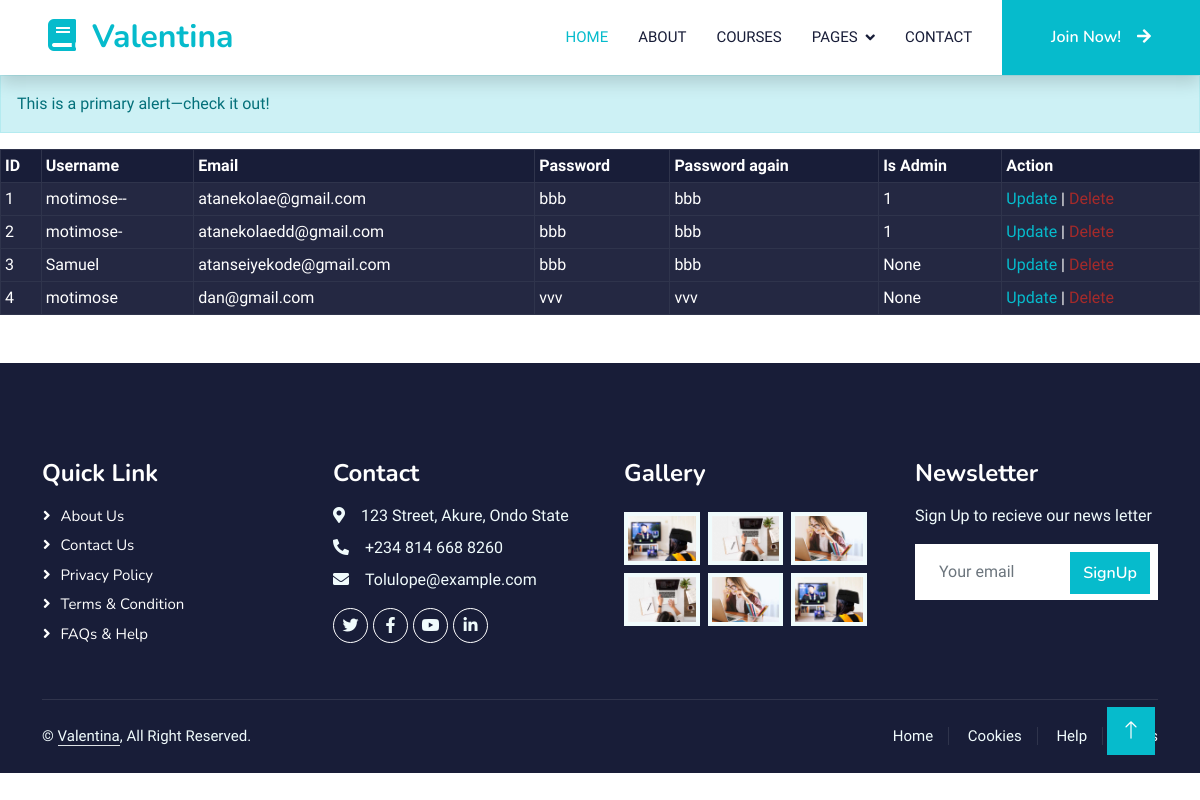
The page /regUsers on the database its author committed.
### app.py (models this page shows, shortened)
class SignUp(UserMixin, db.Model):
    __bind_key__ = 'SignUp'
    __tablename__ = 'SignUp'
    id = db.Column(db.Integer, primary_key=True)
    username = db.Column(db.String(80),  unique=True, nullable=False)
    email = db.Column(db.String(80), unique=True, nullable=False)
    password = db.Column(db.String(80), nullable=False)
    password_again = db.Column(db.String(80), nullable=False)
    is__admin = db.Column(db.String(3))

### app.py (the view)
@app.route('/regUsers')
def regUsers():
    users = SignUp.query.all()
    greet = 'Hello, there'
    return render_template('usersDB.html',  users=[users, greet])

### templates/usersDB.html
{% extends 'base.html' %}
{% block body %}
<div class="alert alert-primary" role="alert">
    This is a primary alert—check it out!
</div>
<table class="table table-striped table-dark table-hover table-sm table-bordered p-5">
    <thead>
        <tr>
            <th>ID</th>
            <th>Username</th>
            <th>Email</th>
            <th>Password</th>
            <th>Password again</th>
            <th>Is Admin</th>
            <th>Action</th>
        </tr>
    </thead>
    {% for user in users[0] %}
    <tbody>
        <tr>
            <td>{{user.id}}</td>
            <td>{{user.username}}</td>
            <td>{{user.email}}</td>
            <td>{{user.password}}</td>
            <td>{{user.password_again}}</td>
            <td>{{user.is__admin}}</td>
            <td><a href="#">Update</a> | <a href="" style="color: brown;">Delete</a></td>
        </tr>
    </tbody>
    {% endfor %}
</table>
{% endblock %}

### templates/base.html (shortened to what this page needs)
<!DOCTYPE html>
<html lang="en">
<head>
    <link rel="stylesheet" href="https://cdnjs.cloudflare.com/ajax/libs/font-awesome/5.10.0/css/all.min.css">
    <link rel="stylesheet" href="https://cdn.jsdelivr.net/npm/bootstrap-icons@1.4.1/font/bootstrap-icons.css">
    <link rel="stylesheet" href="{{ url_for('static', filename='lib/animate/animate.min.css') }}">
    <link rel="stylesheet" href="{{ url_for('static', filename='lib/owlcarousel/assets/owl.carousel.min.css') }}">
    <link rel="stylesheet" href="{{ url_for('static', filename='css/bootstrap.min.css') }}">
    <link rel="stylesheet" href="{{ url_for('static', filename='css/style.css') }}">
</head>
<body>
    <nav class="navbar navbar-expand-lg bg-white navbar-light shadow sticky-top p-0">
        <a href="index.html" class="navbar-brand d-flex align-items-center px-4 px-lg-5">
            <h2 class="m-0 text-primary"><i class="fa fa-book me-3"></i>Valentina</h2>
        </a>
        <div class="collapse navbar-collapse" id="navbarCollapse">
            <div class="navbar-nav ms-auto p-4 p-lg-0">
                <a href="{{ url_for('index') }}" class="nav-item nav-link active">Home</a>
                <a href="{{ url_for('about') }}" class="nav-item nav-link">About</a>
                <a href="{{ url_for('courses') }}" class="nav-item nav-link">Courses</a>
                <div class="nav-item dropdown">
                    <a href="#" class="nav-link dropdown-toggle" data-bs-toggle="dropdown">Pages</a>
                </div>
                <a href="{{ url_for('contact') }}" class="nav-item nav-link">Contact</a>
            </div>
            <a href="{{ url_for('signup') }}" class="btn btn-primary py-4 px-lg-5 d-none d-lg-block">Join Now!<i
                    class="fa fa-arrow-right ms-3"></i></a>
        </div>
    </nav>
    {% block body %}
    {% endblock %}
    <div class="container-fluid bg-dark text-light footer pt-5 mt-5 wow fadeIn" data-wow-delay="0.1s">
        <div class="container py-5">
            <div class="row g-5">
                <div class="col-lg-3 col-md-6">
                    <h4 class="text-white mb-3">Quick Link</h4>
                    <a class="btn btn-link" href="">About Us</a>
                    <a class="btn btn-link" href="">Contact Us</a>
                    <a class="btn btn-link" href="">Privacy Policy</a>
                    <a class="btn btn-link" href="">Terms & Condition</a>
                    <a class="btn btn-link" href="">FAQs & Help</a>
                </div>
                <div class="col-lg-3 col-md-6">
                    <h4 class="text-white mb-3">Contact</h4>
                    <p class="mb-2"><i class="fa fa-map-marker-alt me-3"></i>123 Street, Akure, Ondo State</p>
                    <p class="mb-2"><i class="fa fa-phone-alt me-3"></i>+234 814 668 8260</p>
                    <p class="mb-2"><i class="fa fa-envelope me-3"></i>Tolulope@example.com</p>
                    <div class="d-flex pt-2">
                        <a class="btn btn-outline-light btn-social" href=""><i class="fab fa-twitter"></i></a>
                        <a class="btn btn-outline-light btn-social" href=""><i class="fab fa-facebook-f"></i></a>
                        <a class="btn btn-outline-light btn-social" href=""><i class="fab fa-youtube"></i></a>
                        <a class="btn btn-outline-light btn-social" href=""><i class="fab fa-linkedin-in"></i></a>
                    </div>
                </div>
                <div class="col-lg-3 col-md-6">
                    <h4 class="text-white mb-3">Gallery</h4>
                    <div class="row g-2 pt-2">
                        <div class="col-4">
                            <img class="img-fluid bg-light p-1"
                                src="{{ url_for('static', filename='img/course-1.jpg') }}" alt="">
                        </div>
                        <div class="col-4">
                            <img class="img-fluid bg-light p-1"
                                src="{{ url_for('static', filename='img/course-2.jpg') }}" alt="">
                        </div>
                        <div class="col-4">
                            <img class="img-fluid bg-light p-1"
                                src="{{ url_for('static', filename='img/course-3.jpg') }}" alt="">
                        </div>
                        <div class="col-4">
                            <img class="img-fluid bg-light p-1"
                                src="{{ url_for('static', filename='img/course-2.jpg') }}" alt="">
                        </div>
                        <div class="col-4">
                            <img class="img-fluid bg-light p-1"
                                src="{{ url_for('static', filename='img/course-3.jpg') }}" alt="">
                        </div>
                        <div class="col-4">
                            <img class="img-fluid bg-light p-1"
                                src="{{ url_for('static', filename='img/course-1.jpg') }}" alt="">
                        </div>
                    </div>
                </div>
                <div class="col-lg-3 col-md-6">
                    <h4 class="text-white mb-3">Newsletter</h4>
                    <p>Sign Up to recieve our news letter</p>
                    <div class="position-relative mx-auto" style="max-width: 400px;">
                        <input class="form-control border-0 w-100 py-3 ps-4 pe-5" type="text" placeholder="Your email">
                        <button type="button"
                            class="btn btn-primary py-2 position-absolute top-0 end-0 mt-2 me-2">SignUp</button>
                    </div>
                </div>
            </div>
        </div>
        <div class="container">
            <div class="copyright">
                <div class="row">
                    <div class="col-md-6 text-center text-md-start mb-3 mb-md-0">
                        &copy; <a class="border-bottom" href="#">Valentina</a>, All Right Reserved.
                    </div>
                    <div class="col-md-6 text-center text-md-end">
                        <div class="footer-menu">
                            <a href="">Home</a>
                            <a href="">Cookies</a>
                            <a href="">Help</a>
                            <a href="">FQAs</a>
                        </div>
                    </div>
                </div>
            </div>
        </div>
    </div>
    <a href="#" class="btn btn-lg btn-primary btn-lg-square back-to-top"><i class="bi bi-arrow-up"></i></a>
</body>
</html>

### static/css/style.css (style rules this page uses)
:root { --primary: #06BBCC; --light: #F0FBFC; --dark: #181d38; }
.back-to-top { position: fixed; display: none; right: 45px; bottom: 45px; z-index: 99; }
.btn { font-family: 'Nunito', sans-serif; font-weight: 600; transition: .5s; }
.btn.btn-primary, .btn.btn-secondary { color: #FFFFFF; }
.btn-lg-square { width: 48px; height: 48px; }
.btn-square, .btn-sm-square, .btn-lg-square { padding: 0; display: flex; align-items: center; justify-content: center; font-weight: normal; border-radius: 0px; }
.navbar .dropdown-toggle::after { border: none; content: "\f107"; font-family: "Font Awesome 5 Free"; font-weight: 900; vertical-align: middle; margin-left: 8px; }
.navbar-light .navbar-nav .nav-link { margin-right: 30px; padding: 25px 0; color: #FFFFFF; font-size: 15px; text-transform: uppercase; outline: none; }
.navbar-light .navbar-nav .nav-link:hover, .navbar-light .navbar-nav .nav-link.active { color: var(--primary); }
.navbar-light .navbar-brand, .navbar-light a.btn { height: 75px; }
.navbar-light .navbar-nav .nav-link { color: var(--dark); font-weight: 500; }
.navbar-light.sticky-top { top: -100px; transition: .5s; }
.footer .btn.btn-social { margin-right: 5px; width: 35px; height: 35px; display: flex; align-items: center; justify-content: center; color: var(--light); font-weight: normal; border: 1px solid #FFFFFF; border-radius: 35px; transition: .3s; }
.footer .btn.btn-link { display: block; margin-bottom: 5px; padding: 0; text-align: left; color: #FFFFFF; font-size: 15px; font-weight: normal; text-transform: capitalize; transition: .3s; }
.footer .btn.btn-link::before { position: relative; content: "\f105"; font-family: "Font Awesome 5 Free"; font-weight: 900; margin-right: 10px; }
.footer .copyright { padding: 25px 0; font-size: 15px; border-top: 1px solid rgba(256, 256, 256, .1); }
.footer .copyright a { color: var(--light); }
.footer .footer-menu a { margin-right: 15px; padding-right: 15px; border-right: 1px solid rgba(255, 255, 255, .1); }
.footer .footer-menu a:last-child { margin-right: 0; padding-right: 0; border-right: none; }

### rows shown on the page
SignUp: id "1", username "motimose--", email "atanekolae@gmail.com", password "bbb", password_again "bbb", is__admin "1"
SignUp: id "2", username "motimose-", email "atanekolaedd@gmail.com", password "bbb", password_again "bbb", is__admin "1"
SignUp: id "3", username "Samuel", email "atanseiyekode@gmail.com", password "bbb", password_again "bbb", is__admin "None"
SignUp: id "4", username "motimose", email "dan@gmail.com", password "vvv", password_again "vvv", is__admin "None"
